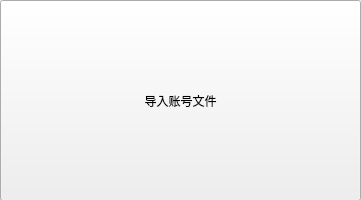
<?xml version="1.0" encoding="UTF-8"?>
<ui version="4.0">
 <class>Form</class>
 <widget class="QWidget" name="Form">
  <property name="geometry">
   <rect>
    <x>0</x>
    <y>0</y>
    <width>361</width>
    <height>200</height>
   </rect>
  </property>
  <property name="windowTitle">
   <string>Form</string>
  </property>
  <widget class="QPushButton" name="pushButton">
   <property name="geometry">
    <rect>
     <x>0</x>
     <y>0</y>
     <width>361</width>
     <height>201</height>
    </rect>
   </property>
   <property name="text">
    <string>导入账号文件</string>
   </property>
  </widget>
 </widget>
 <resources/>
 <connections/>
</ui>
